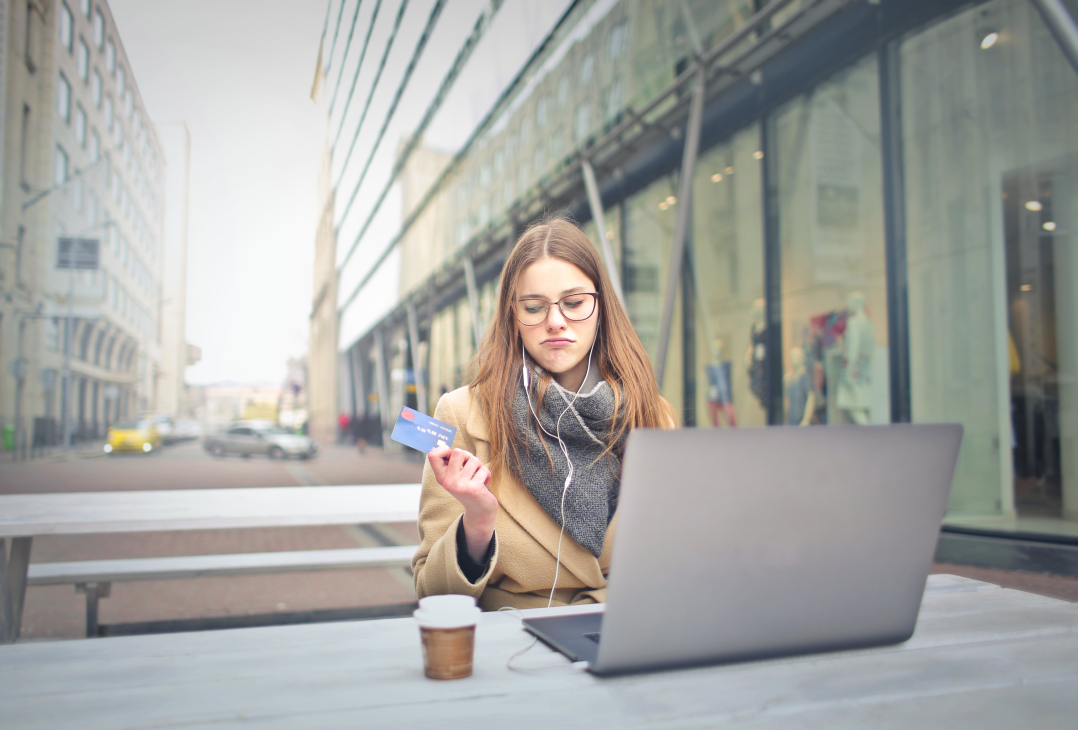
#> input picture CannyFilter-OpenCV/pexels-andrea-piacquadio-3784391.jpg, 5387 x 3647 px, found by its file name (shown at 1/5 size)
$ python CannyFiler-OpenCV.py
#> lines starting #> are read from the running program, lines starting #| are printed output that depends on the picture
import cv2

# Forneça o caminho completo da imagem
image_path = 'CannyFilter-OpenCV/pexels-andrea-piacquadio-3784391.jpg'

original_image = cv2.imread(image_path)
#> original_image is the input picture: shape (3647, 5387, 3); mean B, G, R 160.4, 164.1, 163.6

# Verifique se a leitura da imagem foi bem-sucedida
if original_image is not None:
    # Redimensione a imagem para uma largura desejada (por exemplo, 800 pixels)
    target_width = 800
    aspect_ratio = original_image.shape[1] / original_image.shape[0]
#> aspect_ratio = 1.48
    target_height = int(target_width / aspect_ratio)
#> target_height = 541
    resized_image = cv2.resize(original_image, (target_width, target_height))
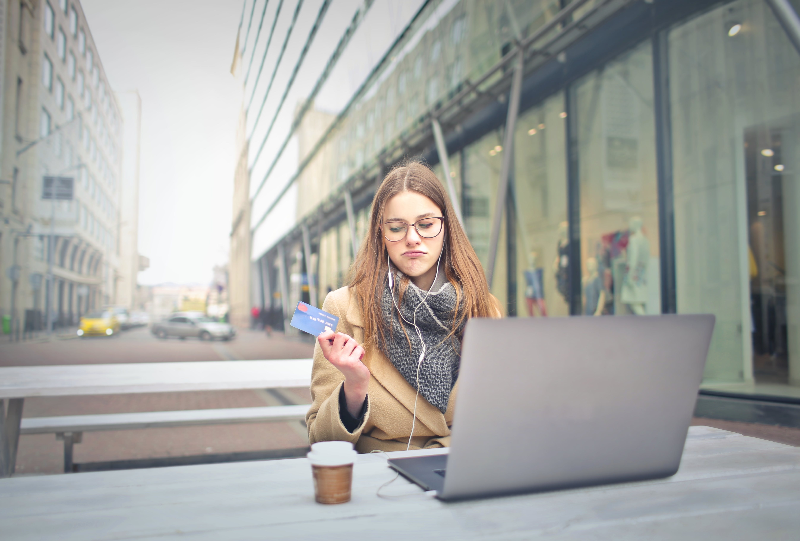
#> resized_image: shape (541, 800, 3); mean B, G, R 160.4, 164, 163.6

    # Aplicar a filtragem gaussiana
    blurred_image = cv2.GaussianBlur(resized_image, (5, 5), 0)

    gray_image = cv2.cvtColor(blurred_image, cv2.COLOR_BGR2GRAY)
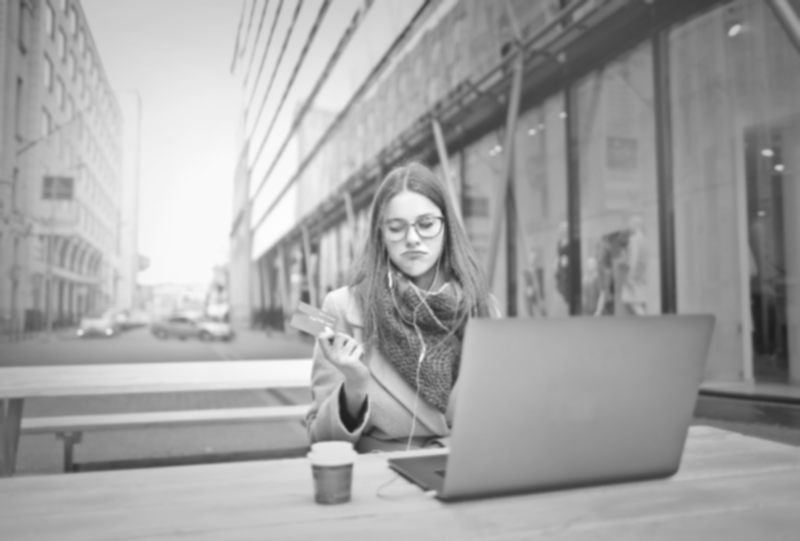
#> gray_image: shape (541, 800); min 28, max 253, mean 163.5

    # Aplicar a detecção de bordas usando Canny
    edges_image = cv2.Canny(gray_image, 50, 150)
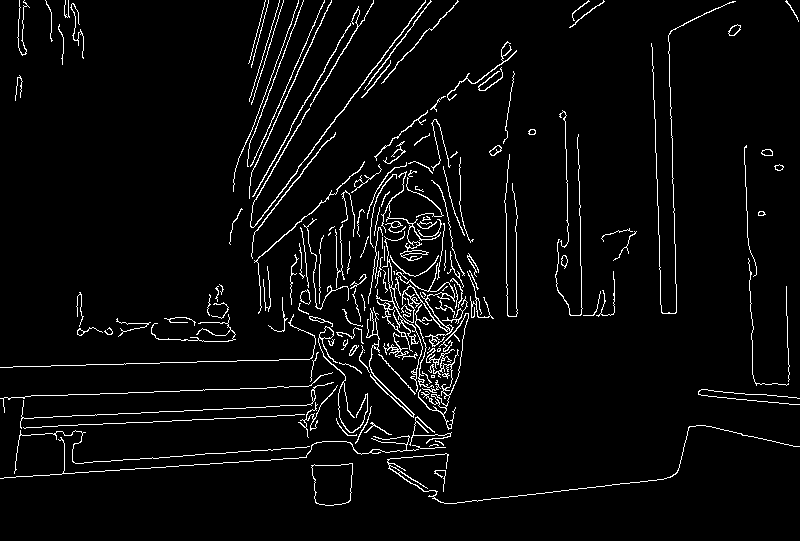
#> edges_image: shape (541, 800); 4.2% white in thin lines or dots

    cv2.imshow('Edges Image (Canny)', edges_image)
    cv2.imshow('Original Image', resized_image)
    cv2.imshow('Blurred Image', blurred_image)
    cv2.imshow('Gray Image', gray_image)

    cv2.waitKey(0)
    cv2.destroyAllWindows()
else:
    print("Erro ao ler a imagem. Verifique o caminho do arquivo.")
